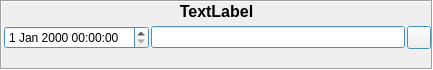
<?xml version="1.0" encoding="UTF-8"?>
<ui version="4.0">
 <class>BaseWidgets::Internal::BaseFormWidget</class>
 <widget class="QWidget" name="BaseWidgets::Internal::BaseFormWidget">
  <property name="geometry">
   <rect>
    <x>0</x>
    <y>0</y>
    <width>433</width>
    <height>69</height>
   </rect>
  </property>
  <property name="windowTitle">
   <string/>
  </property>
  <layout class="QGridLayout" name="gridLayout_2">
   <property name="margin">
    <number>0</number>
   </property>
   <property name="spacing">
    <number>0</number>
   </property>
   <item row="0" column="0">
    <widget class="QFrame" name="frame">
     <property name="palette">
      <palette>
       <active>
        <colorrole role="Base">
         <brush brushstyle="SolidPattern">
          <color alpha="255">
           <red>255</red>
           <green>255</green>
           <blue>255</blue>
          </color>
         </brush>
        </colorrole>
        <colorrole role="Window">
         <brush brushstyle="SolidPattern">
          <color alpha="255">
           <red>102</red>
           <green>204</green>
           <blue>255</blue>
          </color>
         </brush>
        </colorrole>
       </active>
       <inactive>
        <colorrole role="Base">
         <brush brushstyle="SolidPattern">
          <color alpha="255">
           <red>255</red>
           <green>255</green>
           <blue>255</blue>
          </color>
         </brush>
        </colorrole>
        <colorrole role="Window">
         <brush brushstyle="SolidPattern">
          <color alpha="255">
           <red>102</red>
           <green>204</green>
           <blue>255</blue>
          </color>
         </brush>
        </colorrole>
       </inactive>
       <disabled>
        <colorrole role="Base">
         <brush brushstyle="SolidPattern">
          <color alpha="255">
           <red>102</red>
           <green>204</green>
           <blue>255</blue>
          </color>
         </brush>
        </colorrole>
        <colorrole role="Window">
         <brush brushstyle="SolidPattern">
          <color alpha="255">
           <red>102</red>
           <green>204</green>
           <blue>255</blue>
          </color>
         </brush>
        </colorrole>
       </disabled>
      </palette>
     </property>
     <property name="frameShape">
      <enum>QFrame::Box</enum>
     </property>
     <property name="frameShadow">
      <enum>QFrame::Sunken</enum>
     </property>
     <layout class="QGridLayout" name="gridLayout">
      <property name="horizontalSpacing">
       <number>2</number>
      </property>
      <property name="verticalSpacing">
       <number>5</number>
      </property>
      <property name="margin">
       <number>0</number>
      </property>
      <item row="2" column="2">
       <widget class="Utils::QButtonLineEdit" name="lineEdit"/>
      </item>
      <item row="2" column="1">
       <widget class="QDateTimeEdit" name="dateTimeEdit"/>
      </item>
      <item row="2" column="3">
       <widget class="QToolButton" name="toolButton">
        <property name="text">
         <string/>
        </property>
       </widget>
      </item>
      <item row="0" column="0" colspan="4">
       <widget class="QLabel" name="label">
        <property name="sizePolicy">
         <sizepolicy hsizetype="Preferred" vsizetype="Preferred">
          <horstretch>0</horstretch>
          <verstretch>0</verstretch>
         </sizepolicy>
        </property>
        <property name="maximumSize">
         <size>
          <width>16777215</width>
          <height>16777215</height>
         </size>
        </property>
        <property name="font">
         <font>
          <pointsize>12</pointsize>
          <weight>75</weight>
          <bold>true</bold>
         </font>
        </property>
        <property name="frameShape">
         <enum>QFrame::NoFrame</enum>
        </property>
        <property name="frameShadow">
         <enum>QFrame::Raised</enum>
        </property>
        <property name="text">
         <string>TextLabel</string>
        </property>
        <property name="alignment">
         <set>Qt::AlignCenter</set>
        </property>
       </widget>
      </item>
      <item row="3" column="1" colspan="3">
       <widget class="QLabel" name="validatedEpisodeLabel">
        <property name="font">
         <font>
          <weight>50</weight>
          <bold>false</bold>
         </font>
        </property>
        <property name="alignment">
         <set>Qt::AlignCenter</set>
        </property>
       </widget>
      </item>
     </layout>
    </widget>
   </item>
  </layout>
 </widget>
 <customwidgets>
  <customwidget>
   <class>Utils::QButtonLineEdit</class>
   <extends>QLineEdit</extends>
   <header location="global">utils/widgets/qbuttonlineedit.h</header>
  </customwidget>
 </customwidgets>
 <tabstops>
  <tabstop>dateTimeEdit</tabstop>
  <tabstop>lineEdit</tabstop>
  <tabstop>toolButton</tabstop>
 </tabstops>
 <resources/>
 <connections/>
</ui>
